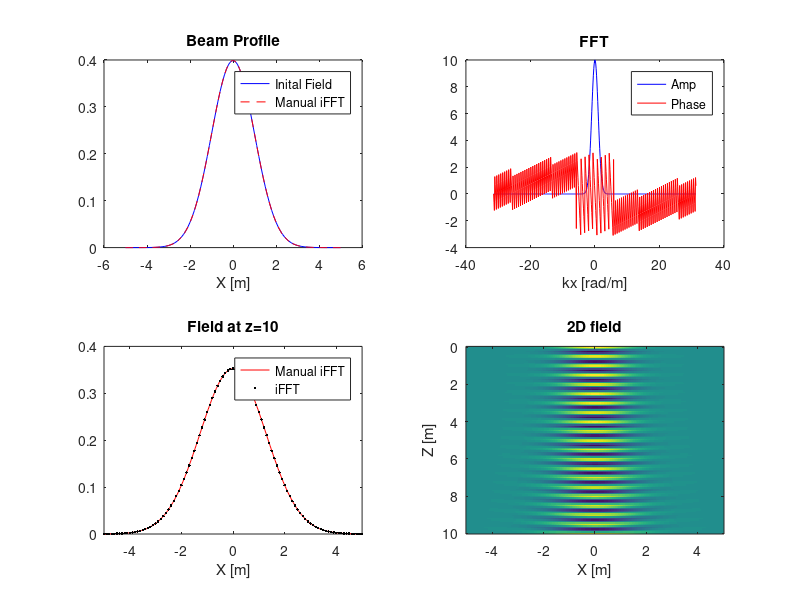

This chart was generated by the following MATLAB code:
%% Angular spectrum proof on concept
%

% AddKwave;
clear all

% pad dimension
pad_dimension = 2^9;

% spatial coordinates
dx = 0.1;                   % [m]
spatial_sampling = 1/dx;    % [1/m]

% switch 
width = 5;
x = -5:dx:5; % [m]
N = length(x);

% incident field
zpad = zeros(1, (pad_dimension-N));
field_type = 'G';
switch field_type
    case 'G' % Gaussian
        incident_field = normpdf(x, 0,  1); 
    case 'S' % Square
        incident_field = zeros(size(x));
        incident_field(25:75) = 1;
%         incident_field([1:5, end-4:end]) = [0:0.2:0.8, 0.8:-0.2:0];
    case 'P' % point
        incident_field = normpdf(x, 0,  dx);
end
padded_incident_field = [incident_field, zpad];

%==========================================================================
%   PLOTTING
%==========================================================================

% get fourier coefficients
fourier_coeff = fftshift(fft(padded_incident_field));

% wavelength/medium properties
frequency = 2;
omega = 2*pi*frequency;
sound_speed = 1;

k = omega/sound_speed;
k_x = 2*pi * spatial_sampling...
    *(((-pad_dimension/2)):(pad_dimension/2)-1) ...
    /pad_dimension;
k_z = sqrt(k^2 - k_x.^2);

% grid to sample output field over (i.e -> from ElasticMatrix)
samples = 256;
x_range = linspace(-5+width, 5+width, samples);
z_range = linspace(0,10, samples/2);
[X, Z] = meshgrid( x_range, z_range);

% sum plane waves to create wave field
field = zeros(size(X));

for idx = 1:length(k_x) 
    % wave field
    field = field + fourier_coeff(idx) ...
        * exp(1i * (k_x(idx).*X + k_z(idx).*Z));    
end

% sum and normalise
field = field ./ pad_dimension;

% propogate field in k-space
prop_field = fourier_coeff .*exp(1i.*k_z*max(z_range));
field_ifft = ifft(ifftshift(prop_field));

%==========================================================================
%   PLOTTING
%==========================================================================

% plot incident field
figure(1);

% incident field and reconstructed field
subplot(2,2,1)
hold off
plot(x, abs(incident_field),'b-')
hold on
plot(x_range-width, abs(field(1,:)),'r--')
xlabel('X [m]')
title('Beam Profile')
legend('Inital Field', 'Manual iFFT')

% FFT spectrum
subplot(2,2,2)
plot(k_x, abs(fourier_coeff),'b')
xlabel('kx [rad/m]')
title('FFT')
hold on
plot(k_x, angle(fourier_coeff), 'r')
hold off
xlabel('kx [rad/m]')
legend('Amp', 'Phase')

% reconstrcuted plane at Z
subplot(2,2,3)
hold off
plot(x_range-width, abs(field(end,:)),'r-')
hold on
plot((0:dx:(dx*(pad_dimension-1)))-width, abs(field_ifft), 'k.')
xlabel('X [m]')
legend('Manual iFFT', 'iFFT')
title('Field at z=10')
xlim([-5 5])

subplot(2,2,4)
imagesc(x_range-width, z_range, real(field))
% caxis([-1 1])
xlabel('X [m]')
ylabel('Z [m]')
title('2D field')
% caxis([-1 1])



